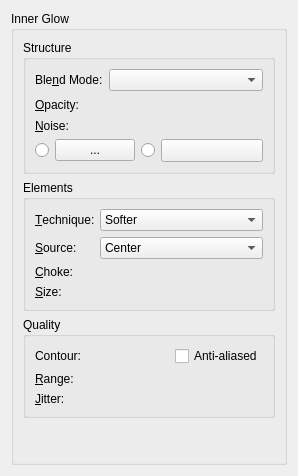
<?xml version="1.0" encoding="utf-8"?>
<ui version="4.0">
 <author>
    SPDX-FileCopyrightText: none
    SPDX-License-Identifier: GPL-3.0-or-later
  </author>
 <class>WdgInnerGlow</class>
 <widget class="QWidget" name="WdgInnerGlow">
  <property name="geometry">
   <rect>
    <x>0</x>
    <y>0</y>
    <width>298</width>
    <height>476</height>
   </rect>
  </property>
  <layout class="QVBoxLayout" name="verticalLayout">
   <item>
    <widget class="QGroupBox" name="groupBox">
     <property name="title">
      <string>Inner Glow</string>
     </property>
     <layout class="QVBoxLayout" name="verticalLayout_2">
      <item>
       <widget class="QGroupBox" name="groupBox_2">
        <property name="title">
         <string>Structure</string>
        </property>
        <layout class="QFormLayout" name="formLayout">
         <item column="0" row="0">
          <widget class="QLabel" name="label_13">
           <property name="text">
            <string>Ble&amp;nd Mode:</string>
           </property>
           <property name="buddy">
            <cstring>cmbCompositeOp</cstring>
           </property>
          </widget>
         </item>
         <item column="1" row="0">
          <widget class="KisLayerStyleCompositeOpComboBox" name="cmbCompositeOp">
           <property name="sizePolicy">
            <sizepolicy hsizetype="Expanding" vsizetype="Fixed">
             <horstretch>0</horstretch>
             <verstretch>0</verstretch>
            </sizepolicy>
           </property>
           <property name="toolTip">
            <string>Set the blend mode for the layer</string>
           </property>
          </widget>
         </item>
         <item column="0" row="1">
          <widget class="QLabel" name="label_14">
           <property name="text">
            <string>&amp;Opacity:</string>
           </property>
           <property name="buddy">
            <cstring>intOpacity</cstring>
           </property>
          </widget>
         </item>
         <item column="1" row="1">
          <widget class="KisSliderSpinBox" name="intOpacity" native="true">
           <property name="sizePolicy">
            <sizepolicy hsizetype="Expanding" vsizetype="Minimum">
             <horstretch>0</horstretch>
             <verstretch>0</verstretch>
            </sizepolicy>
           </property>
           <property name="minimumSize">
            <size>
             <width>10</width>
             <height>15</height>
            </size>
           </property>
           <property name="toolTip">
            <string>Set the master opacity for the layer</string>
           </property>
           <property name="whatsThis">
            <string>Adjust the transparency of the layer</string>
           </property>
          </widget>
         </item>
         <item column="0" row="2">
          <widget class="QLabel" name="label">
           <property name="text">
            <string>&amp;Noise:</string>
           </property>
           <property name="buddy">
            <cstring>intNoise</cstring>
           </property>
          </widget>
         </item>
         <item column="1" row="2">
          <widget class="KisSliderSpinBox" name="intNoise" native="true">
           <property name="sizePolicy">
            <sizepolicy hsizetype="Expanding" vsizetype="Minimum">
             <horstretch>0</horstretch>
             <verstretch>0</verstretch>
            </sizepolicy>
           </property>
           <property name="minimumSize">
            <size>
             <width>10</width>
             <height>15</height>
            </size>
           </property>
           <property name="toolTip">
            <string>Set the master opacity for the layer</string>
           </property>
           <property name="whatsThis">
            <string>Adjust the transparency of the layer</string>
           </property>
          </widget>
         </item>
         <item colspan="2" column="0" row="3">
          <layout class="QHBoxLayout" name="horizontalLayout">
           <item>
            <widget class="QRadioButton" name="radioColor">
             <property name="text">
              <string/>
             </property>
            </widget>
           </item>
           <item>
            <widget class="KisColorButton" name="bnColor">
             <property name="text">
              <string>...</string>
             </property>
            </widget>
           </item>
           <item>
            <widget class="QRadioButton" name="radioGradient">
             <property name="text">
              <string/>
             </property>
            </widget>
           </item>
           <item>
            <widget class="KisCmbGradient" name="cmbGradient">
             <property name="sizePolicy">
              <sizepolicy hsizetype="Expanding" vsizetype="Fixed">
               <horstretch>0</horstretch>
               <verstretch>0</verstretch>
              </sizepolicy>
             </property>
            </widget>
           </item>
          </layout>
         </item>
        </layout>
       </widget>
      </item>
      <item>
       <widget class="QGroupBox" name="groupBox_3">
        <property name="title">
         <string>Elements</string>
        </property>
        <layout class="QFormLayout" name="formLayout_3">
         <item column="0" row="0">
          <widget class="QLabel" name="label_2">
           <property name="text">
            <string>&amp;Technique:</string>
           </property>
           <property name="buddy">
            <cstring>cmbTechnique</cstring>
           </property>
          </widget>
         </item>
         <item column="1" row="0">
          <widget class="QComboBox" name="cmbTechnique">
           <property name="sizePolicy">
            <sizepolicy hsizetype="Expanding" vsizetype="Fixed">
             <horstretch>0</horstretch>
             <verstretch>0</verstretch>
            </sizepolicy>
           </property>
           <item>
            <property name="text">
             <string>Softer</string>
            </property>
           </item>
           <item>
            <property name="text">
             <string>Precise</string>
            </property>
           </item>
          </widget>
         </item>
         <item column="0" row="1">
          <widget class="QLabel" name="lblSource">
           <property name="text">
            <string>&amp;Source:</string>
           </property>
           <property name="buddy">
            <cstring>cmbSource</cstring>
           </property>
          </widget>
         </item>
         <item column="0" row="2">
          <widget class="QLabel" name="lblChoke">
           <property name="text">
            <string>&amp;Choke:</string>
           </property>
           <property name="buddy">
            <cstring>intChoke</cstring>
           </property>
          </widget>
         </item>
         <item column="1" row="2">
          <widget class="KisSliderSpinBox" name="intChoke" native="true">
           <property name="sizePolicy">
            <sizepolicy hsizetype="Expanding" vsizetype="Preferred">
             <horstretch>0</horstretch>
             <verstretch>0</verstretch>
            </sizepolicy>
           </property>
           <property name="suffix" stdset="0">
            <string>%</string>
           </property>
           <property name="maximum" stdset="0">
            <number>100</number>
           </property>
          </widget>
         </item>
         <item column="0" row="3">
          <widget class="QLabel" name="label_5">
           <property name="text">
            <string>&amp;Size:</string>
           </property>
           <property name="buddy">
            <cstring>intSize</cstring>
           </property>
          </widget>
         </item>
         <item column="1" row="3">
          <widget class="KisSliderSpinBox" name="intSize" native="true">
           <property name="sizePolicy">
            <sizepolicy hsizetype="Expanding" vsizetype="Preferred">
             <horstretch>0</horstretch>
             <verstretch>0</verstretch>
            </sizepolicy>
           </property>
           <property name="suffix" stdset="0">
            <string>px</string>
           </property>
           <property name="maximum" stdset="0">
            <number>250</number>
           </property>
          </widget>
         </item>
         <item column="1" row="1">
          <widget class="QComboBox" name="cmbSource">
           <property name="sizePolicy">
            <sizepolicy hsizetype="Expanding" vsizetype="Fixed">
             <horstretch>0</horstretch>
             <verstretch>0</verstretch>
            </sizepolicy>
           </property>
           <item>
            <property name="text">
             <string comment="@item:inlistbox Layer Style: Source">Center</string>
            </property>
           </item>
           <item>
            <property name="text">
             <string comment="@item:inlistbox Layer Style: Source">Edge</string>
            </property>
           </item>
          </widget>
         </item>
        </layout>
       </widget>
      </item>
      <item>
       <widget class="QGroupBox" name="groupBox_4">
        <property name="title">
         <string>Quality</string>
        </property>
        <layout class="QFormLayout" name="formLayout_2">
         <item column="0" row="0">
          <widget class="QLabel" name="label_6">
           <property name="text">
            <string>Contour:</string>
           </property>
          </widget>
         </item>
         <item column="1" row="0">
          <layout class="QHBoxLayout" name="horizontalLayout_2">
           <item>
            <widget class="KisCmbContour" name="cmbContour" native="true"/>
           </item>
           <item>
            <widget class="QCheckBox" name="chkAntiAliased">
             <property name="text">
              <string>Anti-aliased</string>
             </property>
            </widget>
           </item>
          </layout>
         </item>
         <item column="0" row="1">
          <widget class="QLabel" name="label_7">
           <property name="text">
            <string>&amp;Range:</string>
           </property>
           <property name="buddy">
            <cstring>intRange</cstring>
           </property>
          </widget>
         </item>
         <item column="1" row="1">
          <widget class="KisSliderSpinBox" name="intRange" native="true">
           <property name="sizePolicy">
            <sizepolicy hsizetype="Expanding" vsizetype="Preferred">
             <horstretch>0</horstretch>
             <verstretch>0</verstretch>
            </sizepolicy>
           </property>
           <property name="suffix" stdset="0">
            <string>%</string>
           </property>
           <property name="minimum" stdset="0">
            <number>1</number>
           </property>
           <property name="maximum" stdset="0">
            <number>100</number>
           </property>
          </widget>
         </item>
         <item column="0" row="2">
          <widget class="QLabel" name="label_8">
           <property name="text">
            <string>&amp;Jitter:</string>
           </property>
           <property name="buddy">
            <cstring>intJitter</cstring>
           </property>
          </widget>
         </item>
         <item column="1" row="2">
          <widget class="KisSliderSpinBox" name="intJitter" native="true">
           <property name="sizePolicy">
            <sizepolicy hsizetype="Expanding" vsizetype="Preferred">
             <horstretch>0</horstretch>
             <verstretch>0</verstretch>
            </sizepolicy>
           </property>
           <property name="suffix" stdset="0">
            <string>%</string>
           </property>
           <property name="maximum" stdset="0">
            <number>100</number>
           </property>
          </widget>
         </item>
        </layout>
       </widget>
      </item>
      <item>
       <spacer name="verticalSpacer">
        <property name="orientation">
         <enum>Qt::Vertical</enum>
        </property>
        <property name="sizeHint" stdset="0">
         <size>
          <width>20</width>
          <height>40</height>
         </size>
        </property>
       </spacer>
      </item>
     </layout>
    </widget>
   </item>
  </layout>
 </widget>
 <customwidgets>
  <customwidget>
   <class>KisColorButton</class>
   <extends>QPushButton</extends>
   <header>kis_color_button.h</header>
  </customwidget>
  <customwidget>
   <class>KisSliderSpinBox</class>
   <extends>QWidget</extends>
   <header location="global">kis_slider_spin_box.h</header>
   <container>1</container>
  </customwidget>
  <customwidget>
   <class>KisLayerStyleCompositeOpComboBox</class>
   <extends>QComboBox</extends>
   <header location="global">kis_cmb_composite.h</header>
  </customwidget>
  <customwidget>
   <class>KisCmbGradient</class>
   <extends>QToolButton</extends>
   <header>kis_cmb_gradient.h</header>
  </customwidget>
  <customwidget>
   <class>KisCmbContour</class>
   <extends>QWidget</extends>
   <header>kis_cmb_contour.h</header>
  </customwidget>
 </customwidgets>
 <resources/>
 <connections/>
</ui>
